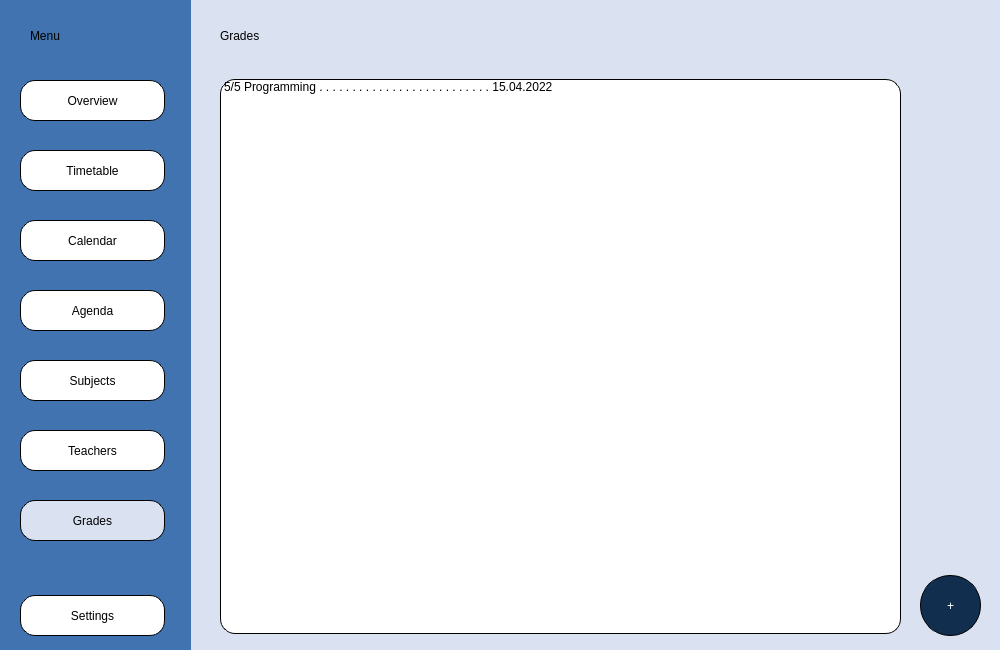
<?xml version="1.0" encoding="UTF-8"?>
<ui version="4.0">
 <class>GradesMain</class>
 <widget class="QWidget" name="GradesMain">
  <property name="geometry">
   <rect>
    <x>0</x>
    <y>0</y>
    <width>1000</width>
    <height>650</height>
   </rect>
  </property>
  <property name="sizePolicy">
   <sizepolicy hsizetype="Fixed" vsizetype="Fixed">
    <horstretch>0</horstretch>
    <verstretch>0</verstretch>
   </sizepolicy>
  </property>
  <property name="minimumSize">
   <size>
    <width>1000</width>
    <height>650</height>
   </size>
  </property>
  <property name="maximumSize">
   <size>
    <width>1000</width>
    <height>650</height>
   </size>
  </property>
  <property name="windowTitle">
   <string>Form</string>
  </property>
  <widget class="QWidget" name="widget_Grades" native="true">
   <property name="geometry">
    <rect>
     <x>190</x>
     <y>0</y>
     <width>811</width>
     <height>650</height>
    </rect>
   </property>
   <property name="styleSheet">
    <string notr="true">background-color: rgb(218, 226, 241)</string>
   </property>
   <widget class="QLabel" name="label_Grades">
    <property name="geometry">
     <rect>
      <x>30</x>
      <y>10</y>
      <width>231</width>
      <height>51</height>
     </rect>
    </property>
    <property name="styleSheet">
     <string notr="true">color: black;
font: 75 28pt &quot;Gentium Book Basic&quot;;</string>
    </property>
    <property name="text">
     <string>Grades</string>
    </property>
   </widget>
   <widget class="QListWidget" name="listWidget_Grades">
    <property name="geometry">
     <rect>
      <x>30</x>
      <y>79</y>
      <width>681</width>
      <height>555</height>
     </rect>
    </property>
    <property name="styleSheet">
     <string notr="true">font: 16pt &quot;Gentium Book Basic&quot;;
color: black;
background-color: rgb(255, 255, 255);
border-radius: 15px;
border-style: solid;
border-width: 1px;
border-color: rgb(0, 0, 0);</string>
    </property>
    <item>
     <property name="text">
      <string>5/5 Programming . . . . . . . . . . . . . . . . . . . . . . . . . . 15.04.2022</string>
     </property>
    </item>
   </widget>
   <widget class="QPushButton" name="pushButton_AddGrade">
    <property name="geometry">
     <rect>
      <x>730</x>
      <y>575</y>
      <width>61</width>
      <height>61</height>
     </rect>
    </property>
    <property name="styleSheet">
     <string notr="true">border-radius:30px;
color:white;
font: 36pt &quot;Gentium Book Basic&quot;;
background-color:rgb(18, 46, 79);
border-color:rgb(0, 0, 0);
border-style: solid;
border-width: 1px;</string>
    </property>
    <property name="text">
     <string>+</string>
    </property>
   </widget>
  </widget>
  <widget class="QWidget" name="widget_Menu" native="true">
   <property name="geometry">
    <rect>
     <x>0</x>
     <y>0</y>
     <width>191</width>
     <height>651</height>
    </rect>
   </property>
   <property name="styleSheet">
    <string notr="true">background-color:rgb(64, 115, 175);</string>
   </property>
   <widget class="QLabel" name="label_Menu">
    <property name="geometry">
     <rect>
      <x>30</x>
      <y>10</y>
      <width>121</width>
      <height>51</height>
     </rect>
    </property>
    <property name="styleSheet">
     <string notr="true">color: black;
font: 75 28pt &quot;Gentium Book Basic&quot;;</string>
    </property>
    <property name="text">
     <string>Menu</string>
    </property>
   </widget>
   <widget class="QPushButton" name="pushButton_Overview">
    <property name="geometry">
     <rect>
      <x>20</x>
      <y>80</y>
      <width>145</width>
      <height>41</height>
     </rect>
    </property>
    <property name="styleSheet">
     <string notr="true">font: 14pt &quot;Gentium Book Basic&quot;;
color: black;
background: rgb(255, 255, 255);
border-radius: 15px;
border-style: solid;
border-width: 1px;
border-color: rgb(0, 0, 0);</string>
    </property>
    <property name="text">
     <string>Overview</string>
    </property>
   </widget>
   <widget class="QPushButton" name="pushButton_Timetable">
    <property name="geometry">
     <rect>
      <x>20</x>
      <y>150</y>
      <width>145</width>
      <height>41</height>
     </rect>
    </property>
    <property name="styleSheet">
     <string notr="true">font: 14pt &quot;Gentium Book Basic&quot;;
color: black;
background: rgb(255, 255, 255);
border-radius: 15px;
border-style: solid;
border-width: 1px;
border-color: rgb(0, 0, 0);</string>
    </property>
    <property name="text">
     <string>Timetable</string>
    </property>
   </widget>
   <widget class="QPushButton" name="pushButton_Subjects">
    <property name="geometry">
     <rect>
      <x>20</x>
      <y>360</y>
      <width>145</width>
      <height>41</height>
     </rect>
    </property>
    <property name="styleSheet">
     <string notr="true">font: 14pt &quot;Gentium Book Basic&quot;;
color: black;
background: rgb(255, 255, 255);
border-radius: 15px;
border-style: solid;
border-width: 1px;
border-color: rgb(0, 0, 0);</string>
    </property>
    <property name="text">
     <string>Subjects</string>
    </property>
   </widget>
   <widget class="QPushButton" name="pushButton_Teachers">
    <property name="geometry">
     <rect>
      <x>20</x>
      <y>430</y>
      <width>145</width>
      <height>41</height>
     </rect>
    </property>
    <property name="styleSheet">
     <string notr="true">font: 14pt &quot;Gentium Book Basic&quot;;
color: black;
background: rgb(255, 255, 255);
border-radius: 15px;
border-style: solid;
border-width: 1px;
border-color: rgb(0, 0, 0);</string>
    </property>
    <property name="text">
     <string>Teachers</string>
    </property>
   </widget>
   <widget class="QPushButton" name="pushButton_Grades">
    <property name="geometry">
     <rect>
      <x>20</x>
      <y>500</y>
      <width>145</width>
      <height>41</height>
     </rect>
    </property>
    <property name="styleSheet">
     <string notr="true">font: 14pt &quot;Gentium Book Basic&quot;;
color: black;
background: rgb(218, 226, 241);
border-radius: 15px;
border-style: solid;
border-width: 1px;
border-color: rgb(0, 0, 0);</string>
    </property>
    <property name="text">
     <string>Grades</string>
    </property>
   </widget>
   <widget class="QPushButton" name="pushButton_Settings">
    <property name="geometry">
     <rect>
      <x>20</x>
      <y>595</y>
      <width>145</width>
      <height>41</height>
     </rect>
    </property>
    <property name="styleSheet">
     <string notr="true">font: 14pt &quot;Gentium Book Basic&quot;;
color: black;
background: rgb(255, 255, 255);
border-radius: 15px;
border-style: solid;
border-width: 1px;
border-color: rgb(0, 0, 0);</string>
    </property>
    <property name="text">
     <string>Settings</string>
    </property>
   </widget>
   <widget class="QPushButton" name="pushButton_Calendar">
    <property name="geometry">
     <rect>
      <x>20</x>
      <y>220</y>
      <width>145</width>
      <height>41</height>
     </rect>
    </property>
    <property name="styleSheet">
     <string notr="true">font: 14pt &quot;Gentium Book Basic&quot;;
color: black;
background: rgb(255, 255, 255);
border-radius: 15px;
border-style: solid;
border-width: 1px;
border-color: rgb(0, 0, 0);</string>
    </property>
    <property name="text">
     <string>Calendar</string>
    </property>
   </widget>
   <widget class="QPushButton" name="pushButton_Agenda">
    <property name="geometry">
     <rect>
      <x>20</x>
      <y>290</y>
      <width>145</width>
      <height>41</height>
     </rect>
    </property>
    <property name="styleSheet">
     <string notr="true">font: 14pt &quot;Gentium Book Basic&quot;;
color: black;
background: rgb(255, 255, 255);
border-radius: 15px;
border-style: solid;
border-width: 1px;
border-color: rgb(0, 0, 0);</string>
    </property>
    <property name="text">
     <string>Agenda</string>
    </property>
   </widget>
   <zorder>pushButton_Overview</zorder>
   <zorder>pushButton_Timetable</zorder>
   <zorder>pushButton_Subjects</zorder>
   <zorder>pushButton_Teachers</zorder>
   <zorder>pushButton_Grades</zorder>
   <zorder>pushButton_Settings</zorder>
   <zorder>label_Menu</zorder>
   <zorder>pushButton_Calendar</zorder>
   <zorder>pushButton_Agenda</zorder>
  </widget>
 </widget>
 <resources/>
 <connections/>
</ui>
